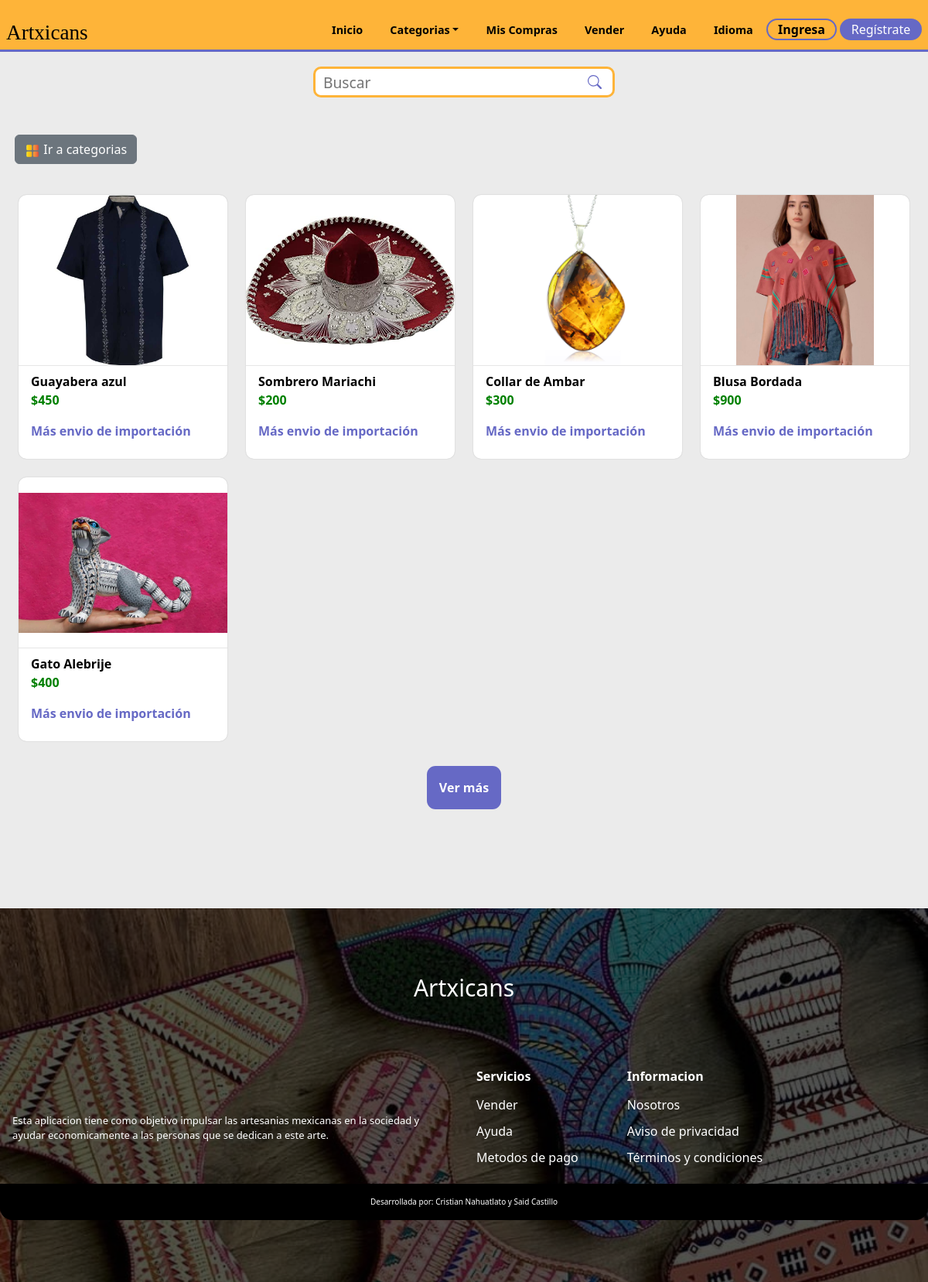
The page / on the database its author committed.
### tables this page shows
CREATE TABLE `products` (
  `id_product` int(11) NOT NULL,
  `product` varchar(80) NOT NULL,
  `image1` varchar(80) NOT NULL,
  `price` int(11) NOT NULL,
  `description` varchar(250) NOT NULL,
  `category` varchar(30) NOT NULL,
  `stock` int(11) NOT NULL,
  `image2` varchar(30) NOT NULL,
  `image3` varchar(30) NOT NULL,
  `ID` int(11) DEFAULT NULL
);

### index.php (the view, shortened to what this page needs)
<?php
  include 'global/conexion.php';
  include 'templates/cabecera.php';
?>
    <form action="search.php" class="searchContainer" method="GET" id="searchContainer">
      <div class="searchBox">
        <input type="search" name="fetch" class="searchInput mb-btn" placeholder="Buscar" />
          <button class="searchButton"> </button>
      </div>
    </form>
<div class="d-grid gap-2 d-md-flex justify-content-start cat">
  <button class="btn btn-secondary me-md-2 mb-2 mt-5 categories-btn" type="button" onclick="location.href='categories.php'"><img src="./assets/utilities/categorias.png" class="categories-icon" alt="categories-icon"> Ir a categorias</button>
</div>
   <section class='container-products' id="container-products">
   <div class='mainContent grid' id="mainContent">
   <?php
        $result = $conn ->query("SELECT * FROM products ORDER BY rand() LIMIT 5") or die ($conn->error);
        while($row = mysqli_fetch_assoc($result)){
  ?>
        <div class="single-product">
        <a href="product.php?id_product=<?php echo $row['id_product'];?>" class='referencia'>
             <div class='imgDiv'>
                <img src="assets/products/<?php echo $row['image1'];?>"  alt="<?php echo $row['product']?>">
            </div>
            <div class="card-info">
                <span class="product-title"><?php echo $row['product'];?></span>
                <span class="price">$<?php echo $row['price'];?></span>
                <span class="shipping">Más envio de importación</span>
            </div>
           </a>
        </div>
        <?php
          $id = $row['id_product'];
      }?>
      </div>
      <div id="id-load" class="load-more">
        <button id="load-more" data-id="<?php echo $id;?>">Ver más</button>
    </div>
    </section>
<?php
  include('templates/pie.php');
?>

### styles/home/products.css (style rules this page uses)
.mainContent { padding: 2rem 0 2rem; padding-left: 1.5rem; padding-right: 1.5rem; justify-content: center; gap: 1.5rem; }
.single-product { height: 100%; display: grid; row-gap: 10px; border-radius: 10px; align-items: center; box-shadow: 0 0 0.1em rgba(0,0,0,0.2); background-color: rgb(255, 255, 255); cursor: pointer; transition-property: box-shadow; overflow: hidden; }
.imgDiv { height: 220px; width: 100%; overflow: hidden; }
.imgDiv img { height: 100%; width: 100%; object-fit:contain; transition: hidden; }
.card-info { border-top: 1px solid rgb(230, 230, 230); padding: 0.5rem 1rem; display: flex; flex-flow: column; flex-wrap: wrap; }
.card-info * + * { display: block; margin-bottom: 1rem; }
.price { font-weight: bold; color: green; }
.product-title { font-weight: bold; color: black; }
.shipping { color: var(--second-alpha-color); font-weight: bold; }
@media screen and (min-width:420px) { .mainContent { grid-template-columns: repeat(2,1fr); } }
@media screen and (min-width:420px) { .single-product { height: auto; } }
@media screen and (min-width:720px) { .mainContent { grid-template-columns: repeat(3,1fr); } }
@media screen and (min-width:720px) { .single-product { height: auto; } }
@media screen and (min-width:1024px) { .mainContent { grid-template-columns: repeat(4,1fr); } }
@media screen and (min-width:1024px) { .single-product { height: auto; } }

### styles/home/searchbox.css (style rules this page uses)
.searchContainer { display: flex; margin-top: 1.2rem; }
.searchBox { position: relative; z-index: 999; position: fixed; left: 1rem; }
.searchButton { position: absolute; right: 8px; top:-2px; height: 100%; border: none; background:none; }
.searchInput { font-size: 1.2rem; height: 40px; border-radius: 10px; padding: 5px 30px 5px 10px; border: 3px solid var(--first-color); }
@media screen and (min-width:266px) { .searchInput { width: 150px; } }
@media screen and (min-width:320px) { .searchInput { width: 200px; } }
@media screen and (min-width:360px) { .searchInput { width: 250px; } }
@media screen and (min-width:510px) { .searchInput { width: 310px; } }
@media screen and (min-width:768px) { .searchInput { width: 390px; } }
@media screen and (min-width:768px) { .searchBox { margin: 0 auto; position: relative; left: 0; } }

### styles/home/main.css (style rules this page uses)
.categories-btn { margin-left: 1.2rem; }
.categories-icon { width: 20px; height: 20px; }
.load-more { display: flex; align-items: center; justify-content: center; }
.load-more button { padding: 1rem; border: none; border-radius:0.7rem; background-color: var(--second-alpha-color); color:white; font-weight: bold; }
body { top:0px !important; }

### index.css (style rules this page uses)
:root { --first-color: #feb439; --first-alpha-color: #FDD100; --second-color: #7D3C98; --second-alpha-color: #6669c5; --black-color: black; --white-color: white; --black-alpha-color: rgba(0,0,0,0.5); --white-alpha-color: rgba(255,255,255,0.5); --opacity-color: rgba(8,75,138,0.7); --font: "RaleWay",sans-serif; --max-width: 1200px; --header-height: 4.7rem; --link-color: #509ee3; --card-bg:rgb(225,225,235); --card-hover:rgb(255,255,255); }
* { padding:0; margin:0; -webkit-box-sizing: border-box; -moz-box-sizing: border-box; box-sizing: border-box; }
html { box-sizing: border-box; font-family: var(--font); font-size: 16px; scroll-behavior: smooth; }
*, *::after, *::before { box-sizing: inherit; }
body { margin: 0; overflow-x: hidden; color: var(--black-color); background-color: rgb(235, 235, 235);; }
a { color: var(--link-color); transition: all 0.5s ease-out; text-decoration: none; }
img { max-width: 100%; height: auto; }
.grid { display: grid; align-items: center; }

### rows shown on the page
products: image1 (picture), product "Guayabera azul", price "450"
products: image1 (picture), product "Sombrero Mariachi", price "200"
products: image1 (picture), product "Collar de Ambar", price "300"
products: image1 (picture), product "Blusa Bordada", price "900"
products: image1 (picture), product "Gato Alebrije", price "400"
